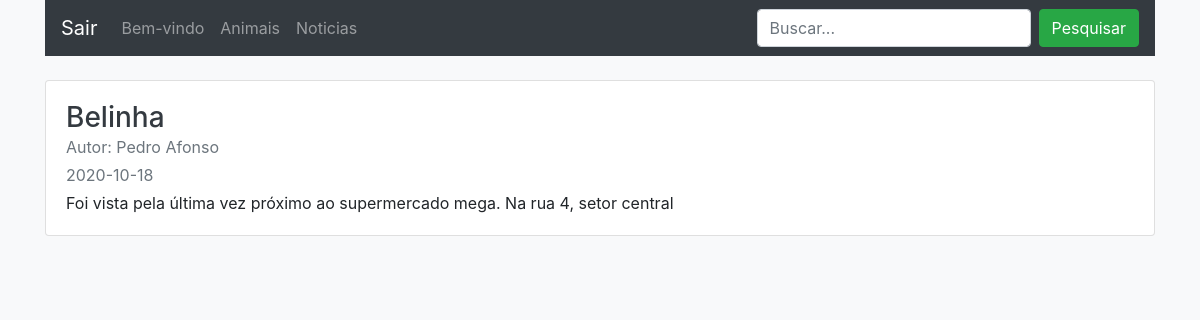
The page /noticia.php?id_noticia=15 on the database its author committed.
### tables this page shows
CREATE TABLE `noticias` (
  `id_noticia` int(11) NOT NULL,
  `titulo` varchar(100) NOT NULL,
  `data` date NOT NULL,
  `resumo` varchar(100) NOT NULL,
  `texto` text NOT NULL,
  `autor` varchar(64) DEFAULT NULL
);

### model/conexao.class.php (called while the page is built, shortened)
<?php
abstract class Conexao{
    private $servidor = 'localhost';
    private $user = 'root';
    private $pass = '123';
    private $banco = 'app';
    protected function conexao(){
        $this->conn = new PDO('mysql:host=' . $this->servidor . ';dbname=' . $this->banco, $this->user, $this->pass);
    }
}
class Crud extends Conexao {
    private $tabela;
    public function __construct($tabela){
        $this->tabela = $tabela;
    }
    public function selectCrud($colunas, $where = false, $array_dados = null, $operador = "=") {
        if ($where) {
            foreach($array_dados as $indice => $valor){
                $filtro[] = $indice . " " . $operador . " :" . $indice;
            }
            $sql = "SELECT {$colunas} FROM {$this->tabela} WHERE " . join(" AND ", $filtro);
            $query = $this->conn->prepare($sql);
            $query->execute($array_dados);
        } else {
            $sql = "SELECT {$colunas} FROM {$this->tabela}";
            $query = $this->conn->prepare($sql);
            $query->execute();
        }
        return $query->fetchAll(PDO::FETCH_OBJ);
    }
}
?>

### noticia.php (the view, shortened to what this page needs)
<!DOCTYPE html>
<html lang="pt-br">
<head>
  <link rel="stylesheet" href="https://maxcdn.bootstrapcdn.com/bootstrap/4.4.1/css/bootstrap.min.css">
  <link rel="stylesheet" href="https://cdnjs.cloudflare.com/ajax/libs/font-awesome/4.7.0/css/font-awesome.min.css">
</head>
<body class="bg-light">
    <div class="container">
    <nav class="navbar navbar-expand-lg navbar-dark bg-dark" >
        <a class="navbar-brand" href="index.php">Sair</a>
        <div class="collapse navbar-collapse" id="navb">
            <ul class="navbar-nav mr-auto">
            <li class="nav-item">
                <a class="nav-link" href="bemvindo.php">Bem-vindo</a>
            </li>
            <li class="nav-item">
                <a class="nav-link" href="mostrarProdutos.php">Animais</a>
            </li>
            <li class="nav-item">
                <a class="nav-link" href="mostrarNoticias.php">Noticias</a>
            </li>
            </ul>
            <form class="form-inline my-2 my-lg-0" method="GET" action="mostrarNoticias.php">
                <input class="form-control mr-sm-2" type="text" name="pesquisar" placeholder="Buscar...">
                <button class="btn btn-success my-2 my-sm-0" type="submit">Pesquisar</button>
            </form>
        </div>
        </nav>
    </div>
	<div class="container mt-4">
		<div class="row">
        <?php
				require_once("model/conexao.class.php");
                if (isset($_GET['id_noticia'])) {
                    $noticias = new Crud("noticias");
                    $filtro = array("id_noticia" => $_GET['id_noticia']);
                    $resposta = $noticias->selectCrud("*", true, $filtro);
                    $titulo = $resposta[0]->titulo;
                    $data = $resposta[0]->data;
                    $texto = $resposta[0]->texto;
                    $autor = $resposta[0]->autor;
                    echo '<div class="col-12">
                    <div class="card flex-md-row mb-4 box-shadow h-md-250">
                    <div class="card-body d-flex flex-column align-items-start">
                      <h3 class="mb-0">
                        <a class="text-dark" href="#">' . htmlspecialchars($titulo) . '</a>
                      </h3>
                      <div class="mb-1 text-muted">Autor: ' . htmlspecialchars($autor) . '</div>
                      <div class="mb-1 text-muted">' . htmlspecialchars($data) . '</div>
                      <p class="card-text mb-auto">' . htmlspecialchars($texto) . '</p>
                      </div>
                      </div>
                    </div>';
                }
			?>
        </div>
	</div>
</body>
</html>

### rows shown on the page
noticias: titulo "Belinha", autor "Pedro Afonso", data "2020-10-18", texto "Foi vista pela última vez próximo ao supermercado mega. Na rua 4, setor central"
